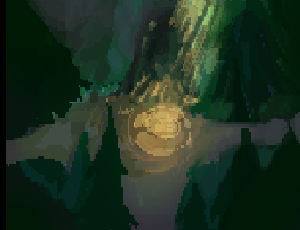

Rendered tile map (Tiled .tmx) drawn with the repository's tilesets; below, a short description and the map source with its tile grids summarised:
An orthogonal 300x230 tile map with 1x1 px tiles, 1 tile layer (Calque de Tuiles 1) and 4 objects (2x dead_end, exit_foret_A21, spawn_foret_C20).

<map version="1.10" tiledversion="1.10.2" orientation="orthogonal" renderorder="right-down" width="300" height="230" tilewidth="1" tileheight="1" infinite="0" nextlayerid="3" nextobjectid="21">
 <tileset firstgid="1" source="foret_U_D_R_L.tsx" />
 <layer id="1" name="Calque de Tuiles 1" width="300" height="230">
  <data>[69000 cells, 67620 non-empty, 67620 distinct tile ids]</data>
 </layer>
 <objectgroup id="2" name="Calque d'Objets 1">
  <object id="4" name="exit_foret_A21" x="290" y="109.5" width="10.5" height="35" />
  <object id="8" name="dead_end" x="7.66667" y="130.667" width="16" height="45" />
  <object id="10" name="dead_end" x="121" y="215" width="64.5" height="17.5" />
  <object id="20" name="spawn_foret_C20" x="272" y="129.333">
   <point />
  </object>
 </objectgroup>
</map>
